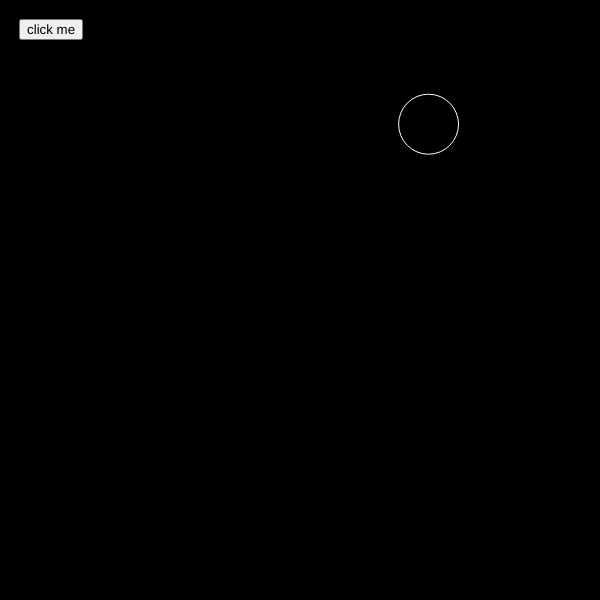
Frame 1 (no input)
Frame 60 (no input): identical to frame 1, image omitted
Frame 120 (the mouse pressed at the canvas centre since frame 60): identical to frame 1, image omitted

The p5.js sketch that drew this single still picture (run headless with seeded random() and noise() and a simulated clock; from frame 60 on, the mouse is pressed at the canvas centre):

// p5.js sketch
// ── sketch.js
// Global variables
let bubble;
let button;

function setup() {
    // Setup for the sketch
    createCanvas(600, 600);
    bubble = new Bubble(createVector(random(width), random(height)));
    button = createButton('click me');
    button.position(19, 19);
    button.mousePressed(applyForce);
}

function draw() {
    // Draws the sketch 60 times a second
    background(0);
    bubble.update();
    bubble.show();
}

function applyForce() {
    bubble.applyForce(createVector(random(-5, 5), random(-5, 5)))
}

// ── bubble.js
class Bubble {

    RADIUS = 30;
    MAX_SPEED = 5;

    constructor(position) {
        let setUpVector = createVector(0, 0);
        this.pos = position;
        this.vel = setUpVector;
        this.acc = setUpVector;
    }

    update() {
        // Physics of applying force
        this.vel.add(this.acc);
        if (this.vel.mag() > this.MAX_SPEED) {
            this.vel.setMag(this.MAX_SPEED);
        }
        this.pos.add(this.vel);
        this.acc = createVector(0);
       
        // Bouncing against borders of the screen
        if (this.pos.x < this.RADIUS || this.pos.x > width - this.RADIUS) {
            this.vel.x = -(this.vel.x);
        }
        if (this.pos.y < this.RADIUS || this.pos.y > height - this.RADIUS) {
            this.vel.y = -(this.vel.y);
        }

    }

    show() {
        noFill();
        stroke(255);
        circle(this.pos.x, this.pos.y, this.RADIUS * 2);
    }

    applyForce(force) {
        this.acc.add(force)
    }
}
